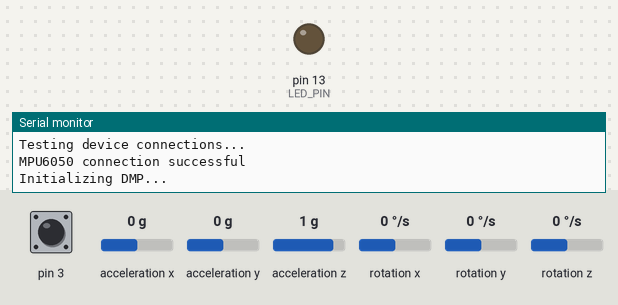
Simulated run of this sketch. Board: Arduino Leonardo, built with avr-gcc and run on an emulated ATmega32U4. Shown: output pins drawn as LEDs (lit = HIGH), the last lines printed to the serial monitor. Dashed ring = blinking. Inputs (shaded band) come from the test bench; at power-on: acceleration x 0 g, acceleration y 0 g, pin 3 HIGH, acceleration z 1 g, rotation x 0 °/s, rotation y 0 °/s, rotation z 0 °/s. The sensor or clock chip raises its interrupt line as the real part does.

Above: at 0.1 s.
At 1.36 s:
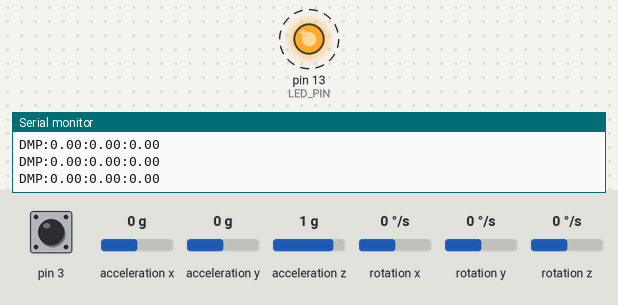
2.0 s: acceleration x set to -1.4 g
5.0 s: acceleration y set to 0.8 g
Timing chart, 0 to 14.0 s (numbered marks = the images above; inputs shaded):
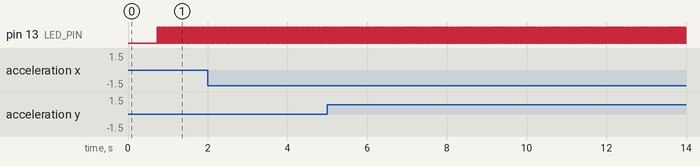

Measured:
- by itself, pin 13 (LED_PIN): alternates HIGH for 0.01 s and LOW for 0.01 s

The sketch:

mpu_6050_i2cdevlib.ino
```cpp
// Modification to Jeff Rowberg's code below to calculate commplementary filter data
// to be compared to the orientation angle data produced by the MPU-6050 DMP - DA

// I2C device class (I2Cdev) demonstration Arduino sketch for MPU6050 class using DMP (MotionApps v2.0)
// 6/21/2012 by Jeff Rowberg <jeff@rowberg.net>
// Updates should (hopefully) always be available at https://github.com/jrowberg/i2cdevlib
//
// Changelog:
//     2012-06-21 - added note about Arduino 1.0.1 + Leonardo compatibility error
//     2012-06-20 - improved FIFO overflow handling and simplified read process
//     2012-06-19 - completely rearranged DMP initialization code and simplification
//     2012-06-13 - pull gyro and accel data from FIFO packet instead of reading directly
//     2012-06-09 - fix broken FIFO read sequence and change interrupt detection to RISING
//     2012-06-05 - add gravity-compensated initial reference frame acceleration output
//                - add 3D math helper file to DMP6 example sketch
//                - add output and Yaw/Pitch/Roll output formats
//     2012-06-04 - remove accel offset clearing for better results (thanks Sungon Lee)
//     2012-06-01 - fixed gyro sensitivity to be 2000 deg/sec instead of 250
//     2012-05-30 - basic DMP initialization working

/* ============================================
I2Cdev device library code is placed under the MIT license
Copyright (c) 2012 Jeff Rowberg

Permission is hereby granted, free of charge, to any person obtaining a copy
of this software and associated documentation files (the "Software"), to deal
in the Software without restriction, including without limitation the rights
to use, copy, modify, merge, publish, distribute, sublicense, and/or sell
copies of the Software, and to permit persons to whom the Software is
furnished to do so, subject to the following conditions:

The above copyright notice and this permission notice shall be included in
all copies or substantial portions of the Software.

THE SOFTWARE IS PROVIDED "AS IS", WITHOUT WARRANTY OF ANY KIND, EXPRESS OR
IMPLIED, INCLUDING BUT NOT LIMITED TO THE WARRANTIES OF MERCHANTABILITY,
FITNESS FOR A PARTICULAR PURPOSE AND NONINFRINGEMENT. IN NO EVENT SHALL THE
AUTHORS OR COPYRIGHT HOLDERS BE LIABLE FOR ANY CLAIM, DAMAGES OR OTHER
LIABILITY, WHETHER IN AN ACTION OF CONTRACT, TORT OR OTHERWISE, ARISING FROM,
OUT OF OR IN CONNECTION WITH THE SOFTWARE OR THE USE OR OTHER DEALINGS IN
THE SOFTWARE.
===============================================
*/

// Arduino Wire library is required if I2Cdev I2CDEV_ARDUINO_WIRE implementation
// is used in I2Cdev.h
#include "Wire.h"

// I2Cdev and MPU6050 must be installed as libraries, or else the .cpp/.h files
// for both classes must be in the include path of your project
#include "I2Cdev.h"

#include "MPU6050_6Axis_MotionApps20.h"
//#include "MPU6050.h" // not necessary if using MotionApps include file

// class default I2C address is 0x68
// specific I2C addresses may be passed as a parameter here
// AD0 low = 0x68 (default for SparkFun breakout and InvenSense evaluation board)
// AD0 high = 0x69
MPU6050 mpu;

/* =========================================================================
   NOTE: In addition to connection 3.3v, GND, SDA, and SCL, this sketch
   depends on the MPU-6050's INT pin being connected to the Arduino's
   external interrupt #0 pin. On the Arduino Uno and Mega 2560, this is
   digital I/O pin 2.
 * ========================================================================= */

/* =========================================================================
   NOTE: Arduino v1.0.1 with the Leonardo board generates a compile error
   when using Serial.write(buf, len). The Teapot output uses this method.
   The solution requires a modification to the Arduino USBAPI.h file, which
   is fortunately simple, but annoying. This will be fixed in the next IDE
   release. For more info, see these links:

   http://arduino.cc/forum/index.php/topic,109987.0.html
   http://code.google.com/p/arduino/issues/detail?id=958
 * ========================================================================= */

#define LED_PIN 13 // (Arduino is 13, Teensy is 11, Teensy++ is 6)
bool blinkState = false;


// MPU control/status vars
bool dmpReady = false;  // set true if DMP init was successful
uint8_t mpuIntStatus;   // holds actual interrupt status byte from MPU
uint8_t devStatus;      // return status after each device operation (0 = success, !0 = error)
uint16_t packetSize;    // expected DMP packet size (default is 42 bytes)
uint16_t fifoCount;     // count of all bytes currently in FIFO
uint8_t fifoBuffer[64]; // FIFO storage buffer

// Orientation/motion variables
Quaternion q;
VectorFloat gravity;
float euler[3];
float ypr[3];

// Use the following global variables and access functions to help store the overall
// rotation angle of the sensor
unsigned long last_read_time;
float         last_x_angle;  // These are the filtered angles
float         last_y_angle;
float         last_z_angle;
float         last_gyro_x_angle;  // Store the gyro angles to compare drift
float         last_gyro_y_angle;
float         last_gyro_z_angle;

void set_last_read_angle_data(unsigned long time, float x, float y, float z, float x_gyro, float y_gyro, float z_gyro) {
  last_read_time = time;
  last_x_angle = x;
  last_y_angle = y;
  last_z_angle = z;
  last_gyro_x_angle = x_gyro;
  last_gyro_y_angle = y_gyro;
  last_gyro_z_angle = z_gyro;
}

inline unsigned long get_last_time() {return last_read_time;}
inline float get_last_x_angle() {return last_x_angle;}
inline float get_last_y_angle() {return last_y_angle;}
inline float get_last_z_angle() {return last_z_angle;}
inline float get_last_gyro_x_angle() {return last_gyro_x_angle;}
inline float get_last_gyro_y_angle() {return last_gyro_y_angle;}
inline float get_last_gyro_z_angle() {return last_gyro_z_angle;}

//  Use the following global variables
//  to calibrate the gyroscope sensor and accelerometer readings
float    base_x_gyro = 0;
float    base_y_gyro = 0;
float    base_z_gyro = 0;
float    base_x_accel = 0;
float    base_y_accel = 0;
float    base_z_accel = 0;


// This global variable tells us how to scale gyroscope data
float    GYRO_FACTOR;

// This global varible tells how to scale acclerometer data
float    ACCEL_FACTOR;

// Variables to store the values from the sensor readings
int16_t ax, ay, az;
int16_t gx, gy, gz;

// Buffer for data output
char dataOut[256];
// ================================================================
// ===               INTERRUPT DETECTION ROUTINE                ===
// ================================================================

volatile bool mpuInterrupt = false;     // indicates whether MPU interrupt pin has gone high
void dmpDataReady() {
    mpuInterrupt = true;
}

// ================================================================
// ===                CALIBRATION_ROUTINE                       ===
// ================================================================
// Simple calibration - just average first few readings to subtract
// from the later data
void calibrate_sensors() {
  int       num_readings = 50;

  // Discard the first reading (don't know if this is needed or
  // not, however, it won't hurt.)
  mpu.getMotion6(&ax, &ay, &az, &gx, &gy, &gz);

  // Read and average the raw values
  for (int i = 0; i < num_readings; i++) {
    mpu.getMotion6(&ax, &ay, &az, &gx, &gy, &gz);
    base_x_gyro += gx;
    base_y_gyro += gy;
    base_z_gyro += gz;
    base_x_accel += ax;
    base_y_accel += ay;
    base_y_accel += az;
  }

  base_x_gyro /= num_readings;
  base_y_gyro /= num_readings;
  base_z_gyro /= num_readings;
  base_x_accel /= num_readings;
  base_y_accel /= num_readings;
  base_z_accel /= num_readings;
}

// ================================================================
// ===                      INITIAL SETUP                       ===
// ================================================================

void setup() {
    // join I2C bus (I2Cdev library doesn't do this automatically)
    Wire.begin();

    // initialize serial communication
    Serial.begin(57600);
    while (!Serial); // wait for Leonardo enumeration, others continue immediately

    // NOTE: 8MHz or slower host processors, like the Teensy @ 3.3v or Ardunio
    // Pro Mini running at 3.3v, cannot handle this baud rate reliably due to
    // the baud timing being too misaligned with processor ticks. You must use
    // 38400 or slower in these cases, or use some kind of external separate
    // crystal solution for the UART timer.

    // initialize device
    Serial.println(F("Initializing I2C devices..."));
    mpu.initialize();

    // verify connection
    Serial.println(F("Testing device connections..."));
    Serial.println(mpu.testConnection() ? F("MPU6050 connection successful") : F("MPU6050 connection failed"));

    /*  No waiting necessary for this version
    // wait for ready
    Serial.println(F("\nSend any character to begin DMP programming and demo: "));
    while (Serial.available() && Serial.read()); // empty buffer
    while (!Serial.available());                 // wait for data
    while (Serial.available() && Serial.read()); // empty buffer again
    */

    // load and configure the DMP
    Serial.println(F("Initializing DMP..."));
    devStatus = mpu.dmpInitialize();

    // make sure it worked (returns 0 if so)
    if (devStatus == 0) {
        // turn on the DMP, now that it's ready
        Serial.println(F("Enabling DMP..."));
        mpu.setDMPEnabled(true);

        // enable Arduino interrupt detection
        Serial.println(F("Enabling interrupt detection (Arduino external interrupt 0)..."));
        attachInterrupt(0, dmpDataReady, RISING);
        mpuIntStatus = mpu.getIntStatus();

        // set our DMP Ready flag so the main loop() function knows it's okay to use it
        Serial.println(F("DMP ready! Waiting for first interrupt..."));
        dmpReady = true;

        // Set the full scale range of the gyro
        uint8_t FS_SEL = 0;
        //mpu.setFullScaleGyroRange(FS_SEL);

        // get default full scale value of gyro - may have changed from default
        // function call returns values between 0 and 3
        uint8_t READ_FS_SEL = mpu.getFullScaleGyroRange();
        Serial.print("FS_SEL = ");
        Serial.println(READ_FS_SEL);
        GYRO_FACTOR = 131.0/(FS_SEL + 1);


        // get default full scale value of accelerometer - may not be default value.
        // Accelerometer scale factor doesn't reall matter as it divides out
        uint8_t READ_AFS_SEL = mpu.getFullScaleAccelRange();
        Serial.print("AFS_SEL = ");
        Serial.println(READ_AFS_SEL);
        //ACCEL_FACTOR = 16384.0/(AFS_SEL + 1);

        // Set the full scale range of the accelerometer
        //uint8_t AFS_SEL = 0;
        //mpu.setFullScaleAccelRange(AFS_SEL);

        // get expected DMP packet size for later comparison
        packetSize = mpu.dmpGetFIFOPacketSize();
    } else {
        // ERROR!
        // 1 = initial memory load failed
        // 2 = DMP configuration updates failed
        // (if it's going to break, usually the code will be 1)
        Serial.print(F("DMP Initialization failed (code "));
        Serial.print(devStatus);
        Serial.println(F(")"));
    }

    // configure LED for output
    pinMode(LED_PIN, OUTPUT);

    // get calibration values for sensors
    calibrate_sensors();
    set_last_read_angle_data(millis(), 0, 0, 0, 0, 0, 0);
}


// ================================================================
// ===                    MAIN PROGRAM LOOP                     ===
// ================================================================

void loop() {
    const float RADIANS_TO_DEGREES = 57.2958; //180/3.14159

    // if programming failed, don't try to do anything
    if (!dmpReady) return;

    unsigned long t_now = millis();

/*
    // wait for MPU interrupt or extra packet(s) available
    while (!mpuInterrupt && fifoCount < packetSize) {

        // Keep calculating the values of the complementary filter angles for comparison with DMP here
        // Read the raw accel/gyro values from the MPU-6050
        mpu.getMotion6(&ax, &ay, &az, &gx, &gy, &gz);

        // Get time of last raw data read
        unsigned long t_now = millis();

        // Remove offsets and scale gyro data
        float gyro_x = (gx - base_x_gyro)/GYRO_FACTOR;
        float gyro_y = (gy - base_y_gyro)/GYRO_FACTOR;
        float gyro_z = (gz - base_z_gyro)/GYRO_FACTOR;
        float accel_x = ax; // - base_x_accel;
        float accel_y = ay; // - base_y_accel;
        float accel_z = az; // - base_z_accel;


        float accel_angle_y = atan(-1*accel_x/sqrt(pow(accel_y,2) + pow(accel_z,2)))*RADIANS_TO_DEGREES;
        float accel_angle_x = atan(accel_y/sqrt(pow(accel_x,2) + pow(accel_z,2)))*RADIANS_TO_DEGREES;
        float accel_angle_z = 0;

        // Compute the (filtered) gyro angles
        float dt =(t_now - get_last_time())/1000.0;
        float gyro_angle_x = gyro_x*dt + get_last_x_angle();
        float gyro_angle_y = gyro_y*dt + get_last_y_angle();
        float gyro_angle_z = gyro_z*dt + get_last_z_angle();

        // Compute the drifting gyro angles
        float unfiltered_gyro_angle_x = gyro_x*dt + get_last_gyro_x_angle();
        float unfiltered_gyro_angle_y = gyro_y*dt + get_last_gyro_y_angle();
        float unfiltered_gyro_angle_z = gyro_z*dt + get_last_gyro_z_angle();

        // Apply the complementary filter to figure out the change in angle - choice of alpha is
        // estimated now.  Alpha depends on the sampling rate...
        const float alpha = 0.96;
        float angle_x = alpha*gyro_angle_x + (1.0 - alpha)*accel_angle_x;
        float angle_y = alpha*gyro_angle_y + (1.0 - alpha)*accel_angle_y;
        float angle_z = gyro_angle_z;  //Accelerometer doesn't give z-angle

        // Update the saved data with the latest values
        set_last_read_angle_data(t_now, angle_x, angle_y, angle_z, unfiltered_gyro_angle_x, unfiltered_gyro_angle_y, unfiltered_gyro_angle_z);
    }
    */

    // reset interrupt flag and get INT_STATUS byte
    mpuInterrupt = false;
    mpuIntStatus = mpu.getIntStatus();

    // get current FIFO count
    fifoCount = mpu.getFIFOCount();

    // check for overflow (this should never happen unless our code is too inefficient)
    if ((mpuIntStatus & 0x10) || fifoCount == 1024) {
        // reset so we can continue cleanly
        mpu.resetFIFO();
        Serial.println(F("FIFO overflow!"));

    // otherwise, check for DMP data ready interrupt (this should happen frequently)
    } else if (mpuIntStatus & 0x02) {
        // wait for correct available data length, should be a VERY short wait
        while (fifoCount < packetSize) fifoCount = mpu.getFIFOCount();

        // read a packet from FIFO
        mpu.getFIFOBytes(fifoBuffer, packetSize);

        // track FIFO count here in case there is > 1 packet available
        // (this lets us immediately read more without waiting for an interrupt)
        fifoCount -= packetSize;

        // Obtain Euler angles from buffer
        //mpu.dmpGetQuaternion(&q, fifoBuffer);
        //mpu.dmpGetEuler(euler, &q);

        // Obtain YPR angles from buffer
        mpu.dmpGetQuaternion(&q, fifoBuffer);
        mpu.dmpGetGravity(&gravity, &q);
        mpu.dmpGetYawPitchRoll(ypr, &q, &gravity);

       // Output complementary data and DMP data to the serial port.  The signs on the data needed to be
       // fudged to get the angle direction correct.
       /*
       Serial.print("CMP:");
       Serial.print(get_last_x_angle(), 2);
       Serial.print(":");
       Serial.print(get_last_y_angle(), 2);
       Serial.print(":");
       Serial.println(-get_last_z_angle(), 2);
       */
       Serial.print("DMP:");
       Serial.print(ypr[2]*RADIANS_TO_DEGREES, 2);
       Serial.print(":");
       Serial.print(-ypr[1]*RADIANS_TO_DEGREES, 2);
       Serial.print(":");
       Serial.println(ypr[0]*RADIANS_TO_DEGREES, 2);


        // blink LED to indicate activity
        blinkState = !blinkState;
        digitalWrite(LED_PIN, blinkState);
    }
}
```
